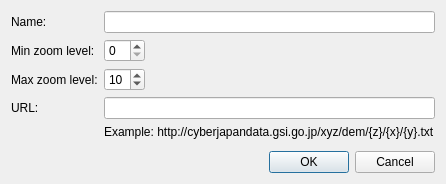
<?xml version="1.0" encoding="UTF-8"?>
<ui version="4.0">
 <class>PreferencePageWebCsvTileAddDialog</class>
 <widget class="QDialog" name="PreferencePageWebCsvTileAddDialog">
  <property name="geometry">
   <rect>
    <x>0</x>
    <y>0</y>
    <width>406</width>
    <height>184</height>
   </rect>
  </property>
  <property name="windowTitle">
   <string>Add Web Elevation Data</string>
  </property>
  <layout class="QVBoxLayout" name="verticalLayout">
   <item>
    <layout class="QGridLayout" name="gridLayout">
     <item row="0" column="0">
      <widget class="QLabel" name="nameLabel">
       <property name="text">
        <string>Name:</string>
       </property>
      </widget>
     </item>
     <item row="0" column="1">
      <widget class="QLineEdit" name="nameEdit"/>
     </item>
     <item row="1" column="0">
      <widget class="QLabel" name="minZoomLabel">
       <property name="text">
        <string>Min zoom level:</string>
       </property>
      </widget>
     </item>
     <item row="1" column="1">
      <layout class="QHBoxLayout" name="horizontalLayout">
       <item>
        <widget class="QSpinBox" name="minZoomSpinBox">
         <property name="maximum">
          <number>30</number>
         </property>
        </widget>
       </item>
       <item>
        <spacer name="horizontalSpacer">
         <property name="orientation">
          <enum>Qt::Horizontal</enum>
         </property>
         <property name="sizeHint" stdset="0">
          <size>
           <width>40</width>
           <height>20</height>
          </size>
         </property>
        </spacer>
       </item>
      </layout>
     </item>
     <item row="2" column="0">
      <widget class="QLabel" name="maxZoomLabel">
       <property name="text">
        <string>Max zoom level:</string>
       </property>
      </widget>
     </item>
     <item row="2" column="1">
      <layout class="QHBoxLayout" name="horizontalLayout_2">
       <item>
        <widget class="QSpinBox" name="maxZoomSpinBox">
         <property name="maximum">
          <number>30</number>
         </property>
         <property name="value">
          <number>10</number>
         </property>
        </widget>
       </item>
       <item>
        <spacer name="horizontalSpacer_2">
         <property name="orientation">
          <enum>Qt::Horizontal</enum>
         </property>
         <property name="sizeHint" stdset="0">
          <size>
           <width>40</width>
           <height>20</height>
          </size>
         </property>
        </spacer>
       </item>
      </layout>
     </item>
     <item row="3" column="0">
      <widget class="QLabel" name="urlLabel">
       <property name="text">
        <string>URL:</string>
       </property>
      </widget>
     </item>
     <item row="3" column="1">
      <widget class="QLineEdit" name="urlEdit"/>
     </item>
     <item row="4" column="1">
      <widget class="QLabel" name="urlExampleLabel">
       <property name="text">
        <string>Example: http://cyberjapandata.gsi.go.jp/xyz/dem/{z}/{x}/{y}.txt</string>
       </property>
      </widget>
     </item>
    </layout>
   </item>
   <item>
    <spacer name="verticalSpacer">
     <property name="orientation">
      <enum>Qt::Vertical</enum>
     </property>
     <property name="sizeHint" stdset="0">
      <size>
       <width>20</width>
       <height>6</height>
      </size>
     </property>
    </spacer>
   </item>
   <item>
    <widget class="QDialogButtonBox" name="buttonBox">
     <property name="orientation">
      <enum>Qt::Horizontal</enum>
     </property>
     <property name="standardButtons">
      <set>QDialogButtonBox::Cancel|QDialogButtonBox::Ok</set>
     </property>
    </widget>
   </item>
  </layout>
 </widget>
 <resources/>
 <connections/>
</ui>
